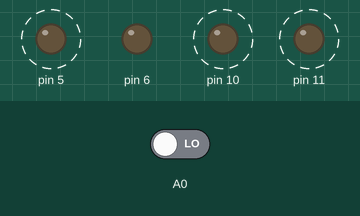
A sketch run on a simulated Arduino Uno, built with avr-gcc and run on an emulated ATmega328P. Shown: output pins drawn as LEDs (lit = HIGH). Dashed ring = blinking. Inputs (shaded band) come from the test bench; at power-on: A0 LOW.

Above: at 3.9 s.
4.0 s: A0 driven HIGH
At 4.48 s:
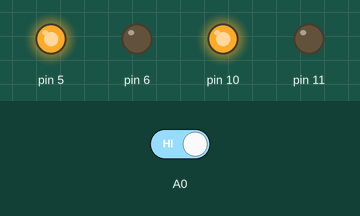
At 5.1 s:
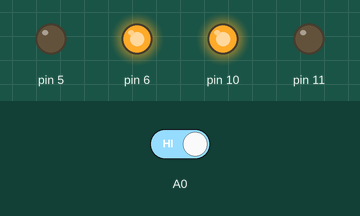
6.2 s: A0 driven LOW
At 6.6 s:
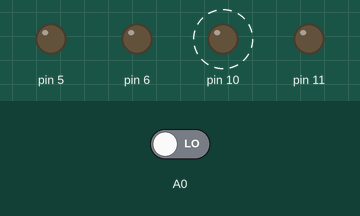
Timing chart, 0 to 16.3 s (numbered marks = the images above; inputs shaded):
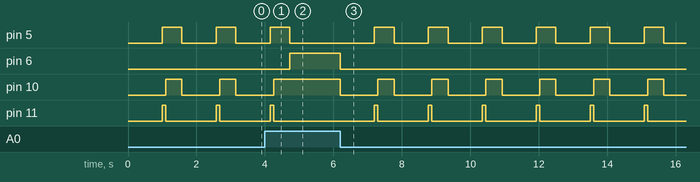

The sketch:

basic_robot_functions.ino
```cpp
void setup(){

  pinMode(11, OUTPUT);
  pinMode(10, OUTPUT);
  pinMode(6, OUTPUT);
  pinMode(5, OUTPUT);
  pinMode(A0, INPUT);
}

void stopAll() {
  digitalWrite(10, LOW);
  digitalWrite(11, LOW);
  digitalWrite(5, LOW);
  digitalWrite(6, LOW);
}

void left() {
  digitalWrite(10, HIGH);
  digitalWrite(11, LOW);
  digitalWrite(5, HIGH);
  digitalWrite(6, LOW);
  }

void right() {
  digitalWrite(10, LOW);
  digitalWrite(11, HIGH);
  digitalWrite(5, LOW);
  digitalWrite(6, HIGH);
  }

void forward() {
  digitalWrite(10, LOW);
  digitalWrite(11, HIGH);
  digitalWrite(5, HIGH);
  digitalWrite(6, LOW);
  }

void backward() {
  digitalWrite(10, HIGH);
  digitalWrite(11, LOW);
  digitalWrite(5, LOW);
  digitalWrite(6, HIGH);
  }


void loop() {
  int a = digitalRead(A0);
  if (a == 1) {
    backward();
  } else {
    stopAll();
    delay(1000);
    forward();
    delay(100);
    left();
    delay(475);

   }
  }
```

Measured:
- after the input at 4.0 s, pin 5: goes on until 4.7 s, then stays LOW; pin 6: LOW → HIGH after 0.73 s; pin 10: goes on until 4.3 s, then stays HIGH; pin 11: goes on until 4.3 s, then stays LOW
- after the input at 6.2 s, pin 5: alternates HIGH for 0.58 s and LOW for 1.0 s, starting after 1.0 s; pin 6: HIGH → LOW at once; pin 10: alternates HIGH for 0.48 s and LOW for 1.1 s, starting at once; pin 11: alternates HIGH for 0.10 s and LOW for 1.5 s, starting after 1.0 s
- by itself, pin 5: alternates HIGH for 0.58 s and LOW for 1.0 s
- by itself, pin 10: alternates HIGH for 0.48 s and LOW for 1.1 s
- by itself, pin 11: alternates HIGH for 0.10 s and LOW for 1.5 s
